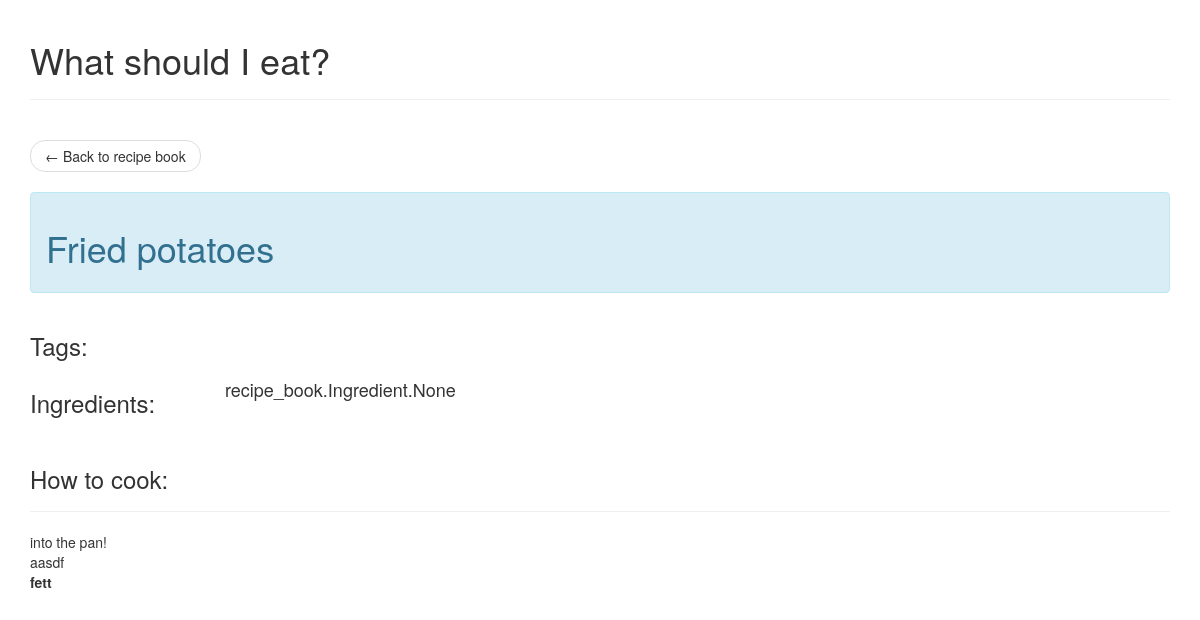
The page /recipe-book/1/ on the database as committed earlier.
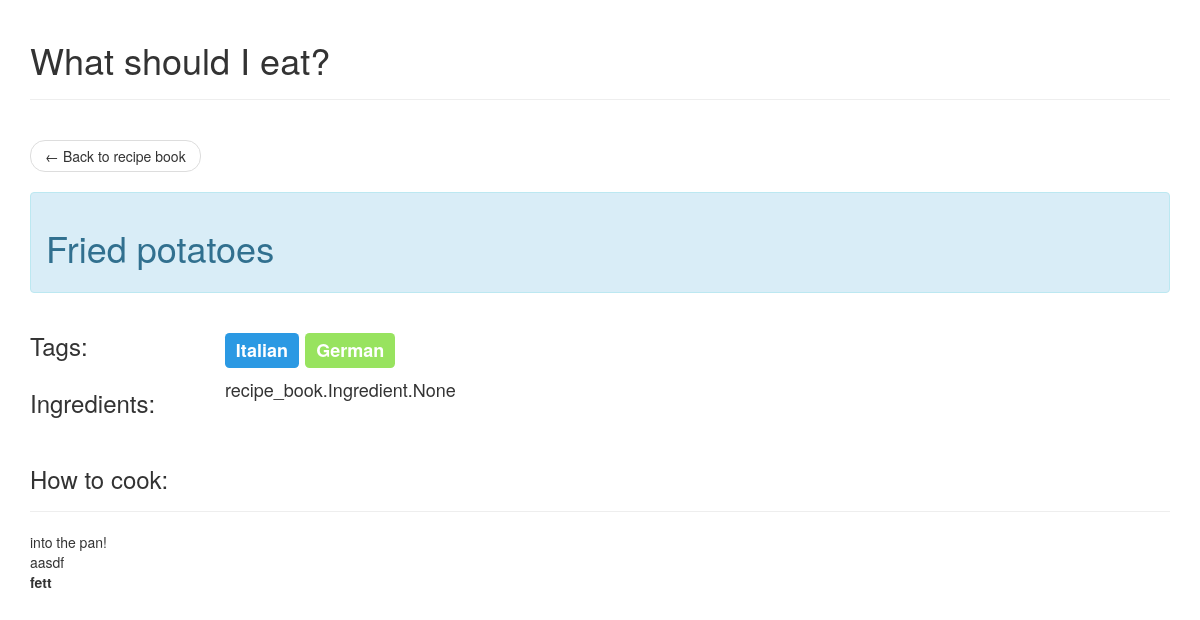
The same page on the database as committed later.
### recipe_book/models.py (models this page shows, shortened)
class Tag(models.Model):
    name = models.CharField(max_length=80)
    color = ColorField(default="#2f9de3")

### recipe_book/views.py (the view)
# urls.py: url(r'^(?P<recipe_id>[0-9]+)/$', views.detail, name='detail'),
def detail(request, recipe_id):
    recipe = get_object_or_404(Recipe, pk=recipe_id)
    return render(request, 'recipe_book/detail.html', {'recipe': recipe})

### recipe_book/templates/recipe_book/detail.html (shortened to what this page needs)
{% extends "what_should_i_eat/base.html" %}
{% load compile_static %}
{% load staticfiles %}
{% block head %}
    {{ block.super }}
    <link href="{% static 'recipe_book/css/detail.sass'|compile %}" rel="stylesheet" type="text/css" />
{% endblock %}
{% block nav %}
    <ul class="pager">
        <li class="previous">
            <a class="btn btn-default" href="{% url 'recipe_book:index' %}" role="button">
                <span aria-hidden="true">&larr;</span>
                Back to recipe book
            </a>
        </li>
    </ul>
{% endblock %}
{% block content %}
    {% if recipe %}
        <div class="recipe">
            <div class="alert alert-info recipe_name">
                <h1>
                    {{ recipe.name }}
                </h1>
            </div>
            <div class="row">
                <div class="col col-xs-2">
                    <h3>Tags:</h3>
                </div>
                <div class="col col-xs-10">
                    <h3>
                        {% for tag in recipe.tags.all %}
                            {% include "recipe_book/tag.html" %}
                        {% endfor %}
                    </h3>
                </div>
            </div>
            <div class="row">
                <div class="col col-xs-2">
                    <h3>Ingredients:</h3>
                </div>
                <div class="col col-xs-10">
                    <h4 class="text">
                        {{ recipe.ingredients }}
                    </h4>
                </div>
            </div>
            <div>
                <div class="page-header">
                    <h3>How to cook:</h3>
                </div>
                <div class="description">
                    {% autoescape off %}
                        {{ recipe.description }}
                    {% endautoescape %}
                </div>
            </div>
        {% else %}
            You don't have any recipes yet. Go the the <a href="{% url 'recipe_book:index' %}">Recipe Book</a> and add some.
        {% endif %}
    </div>
{% endblock %}

### recipe_book/templates/recipe_book/tag.html
<span class="label tag" style="background-color: {{tag.color}};" data-id="{{tag.id}}">{{tag.name}}</span>

Rows that differ between the two databases and show on the page:
now on this page (row edited): Tag: name "Italian"
now on this page (row edited): Tag: name "German"
